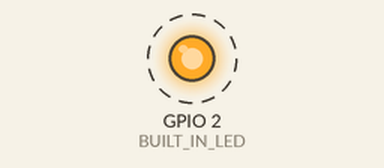
A sketch run on a simulated ESP32. Parts: output pins drawn as LEDs (lit = HIGH). Dashed ring = blinking. WiFi joins after 1.5 s; servers stay silent unless stated.

Above: at 2.3 s.
Timing chart, 0 to 6.4 s (numbered marks = the images above):
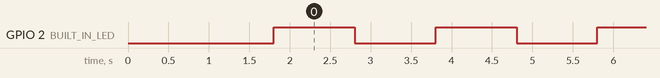

Measured:
- by itself, GPIO 2 (BUILT_IN_LED): alternates HIGH for 1.0 s and LOW for 1.0 s

The sketch:

7_WiFi______Blynk_______.ino
```cpp
#define BLYNK_PRINT Serial  // 꼭 필요하진 않지만 내부 LED를 깜빡거리는 것 외에, 잘 안결되었을 경우 시리얼 모니터를 통해 연결된 IP, 포트번호, ping 등을 확인하기 위해 추가하였습니다.

// Blynk 서버와 연결을 위한 정보
#define BLYNK_TEMPLATE_ID "TMPL6F-uJiLbR"                    // Blynk 템플릿 ID, Blynk 클라우드와의 연결을 위해 필요한 고유 ID
#define BLYNK_TEMPLATE_NAME "SmartVivariumV2"                // Blynk 템플릿 이름, 클라우드에서 사용하는 템플릿의 이름
#define BLYNK_AUTH_TOKEN "QFhWpnMI6RYBHF-EtBe89rpkQLcOpPgv"  // Blynk 인증 토큰, 앱에서 생성한 고유 토큰을 사용하여 기기와 서버를 인증함
#define BUILT_IN_LED 2                                       // 내장된 LED의 핀 번호를 정의합니다. ESP32의 내장 LED는 2번 핀에 연결되어 있습니다.

// 필요한 라이브러리 포함
#include <WiFi.h>              // ESP32의 WiFi 연결을 위한 라이브러리
#include <WiFiClient.h>        // WiFi 클라이언트 기능을 제공하는 라이브러리
#include <BlynkSimpleEsp32.h>  // Blynk와 ESP32 간의 연결을 간단히 구현하기 위한 라이브러리

// WiFi 정보
char ssid[] = "3층 메이커실";     // 연결할 WiFi의 SSID(네트워크 이름)
char pass[] = "ksm1234567";    // 연결할 WiFi의 비밀번호

void setup() {
  Serial.begin(9600);                         // 시리얼 통신 속도를 9600bps로 설정
  Blynk.begin(BLYNK_AUTH_TOKEN, ssid, pass);  // Blynk 서버에 WiFi를 통해 연결, 인증 토큰, SSID, 비밀번호를 사용하여 인증
  pinMode(BUILT_IN_LED, OUTPUT);              // 내장된 LED 핀을 출력 모드로 설정
}

void loop() {
  Blynk.run();  // Blynk 라이브러리 함수 호출, 서버와의 통신을 유지하고 데이터를 주고받음

  // Blynk가 성공적으로 연결된 경우
  if (Blynk.connected()) {
    // WiFi가 연결된 경우, LED를 1초 간격으로 깜빡임
    if (WiFi.status() == WL_CONNECTED) {
      digitalWrite(BUILT_IN_LED, HIGH);  // LED 켜기
      delay(1000);                       // 1초 대기
      digitalWrite(BUILT_IN_LED, LOW);   // LED 끄기
      delay(1000);                       // 1초 대기
    } else {
      // WiFi가 연결되지 않은 경우 LED를 끔
      digitalWrite(BUILT_IN_LED, LOW);  // LED 끄기
    }
  } else {
    // Blynk가 연결되지 않은 경우 LED를 끔
    digitalWrite(BUILT_IN_LED, LOW);  // LED 끄기
  }
}
```
